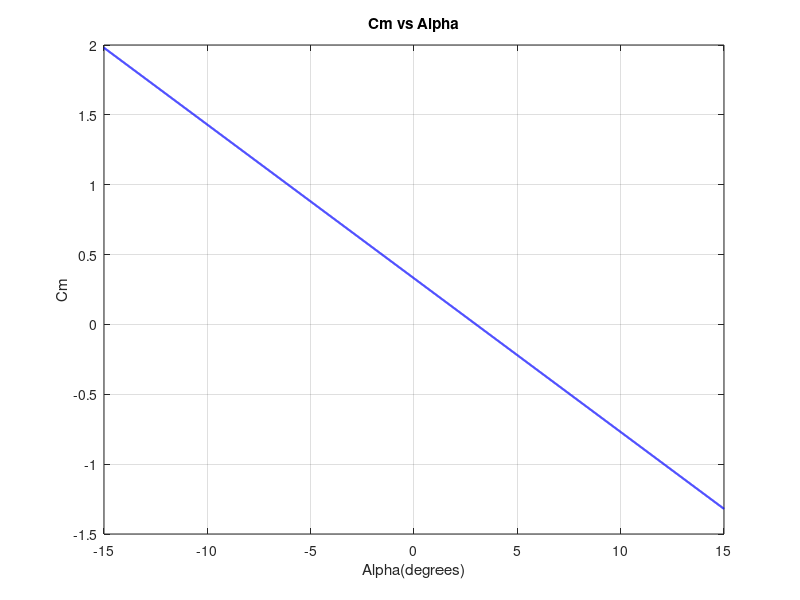

Here is the MATLAB script that generated this plot: (Note: this script raises an error after producing the figure.)
clc 
clear all

% Plotting the graph of coefficient of moment vs alpha 

angle_of_attack = -15:0.01:15 ;

cm_alpha = -(11/100) ;
cm_0 = -(cm_alpha*3) ;
moment_coefficient = cm_0 + cm_alpha.*angle_of_attack ;

 
figure(1)
plot(angle_of_attack,moment_coefficient,'b','Linewidth',1.5) ;

grid on 
xlabel('Alpha(degrees)') ;
ylabel('Cm') ;
title('Cm vs Alpha') ;
yline(0) ;
xline(0) ;


a = 0.11 ;
angle_of_attack = -15:0.01:15;

% P is the percentage camber 
% for example NACA 6409 
% 6% that means p = 0.06

p = 0.02 ;
cl0 = 2*pi*((2*p+1)-((4*p^2)+1)^0.5) ;
lift_coefficient = cl0 + a*angle_of_attack; 

fprintf('The cl0 is %.3f \n',cl0) ;

hold on 
figure(2)
plot(angle_of_attack,lift_coefficient,'b','Linewidth',1.5) ;
plot(angle_of_attack,lift_coefficient,'b','Linewidth',1.5) ;
hold off 
grid on



xlabel('Angle of Attack(degree)') ;
ylabel('Coefficient of Lift(cl)') ;
title('Cl vs Alpha') ;
xline(0) ;
yline(0) ;
fprintf('The Clmax of the airfoil is %.4f \n',lift_coefficient(end)) ;
fprintf('The Cl at zero angle of attck is %.4f \n',cl0) ;


figure(3) 

plot(lift_coefficient,moment_coefficient,'b','Linewidth',1.5) ;
grid on 
xline(0) ;
yline(0) ;
xlabel("Lift Coefficient") ;
ylabel("Moment Coefficient") ;
title("Cm vs Cl") ;
